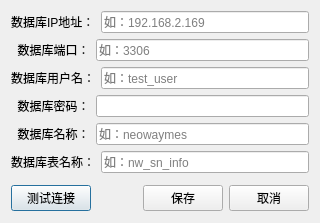
<?xml version="1.0" encoding="UTF-8"?>
<ui version="4.0">
 <class>MysqlInfoPopDlg</class>
 <widget class="QDialog" name="MysqlInfoPopDlg">
  <property name="geometry">
   <rect>
    <x>0</x>
    <y>0</y>
    <width>320</width>
    <height>223</height>
   </rect>
  </property>
  <property name="windowTitle">
   <string>数据库信息</string>
  </property>
  <layout class="QVBoxLayout" name="verticalLayout_2" stretch="1,0">
   <property name="topMargin">
    <number>5</number>
   </property>
   <property name="bottomMargin">
    <number>5</number>
   </property>
   <item>
    <layout class="QVBoxLayout" name="verticalLayout">
     <property name="spacing">
      <number>6</number>
     </property>
     <property name="leftMargin">
      <number>0</number>
     </property>
     <property name="topMargin">
      <number>0</number>
     </property>
     <property name="rightMargin">
      <number>0</number>
     </property>
     <property name="bottomMargin">
      <number>0</number>
     </property>
     <item>
      <layout class="QHBoxLayout" name="horizontalLayout">
       <item>
        <widget class="QLabel" name="label_DbIP">
         <property name="text">
          <string>数据库IP地址：</string>
         </property>
        </widget>
       </item>
       <item>
        <widget class="QLineEdit" name="lineEdit_DbIP">
         <property name="placeholderText">
          <string>如：192.168.2.169</string>
         </property>
        </widget>
       </item>
      </layout>
     </item>
     <item>
      <layout class="QHBoxLayout" name="horizontalLayout_2">
       <item>
        <widget class="QLabel" name="label_DbPort">
         <property name="text">
          <string>  数据库端口：</string>
         </property>
        </widget>
       </item>
       <item>
        <widget class="QLineEdit" name="lineEdit_DbPort">
         <property name="placeholderText">
          <string>如：3306</string>
         </property>
        </widget>
       </item>
      </layout>
     </item>
     <item>
      <layout class="QHBoxLayout" name="horizontalLayout_3">
       <item>
        <widget class="QLabel" name="label_DbUserName">
         <property name="text">
          <string>数据库用户名：</string>
         </property>
        </widget>
       </item>
       <item>
        <widget class="QLineEdit" name="lineEdit_DbUserName">
         <property name="placeholderText">
          <string>如：test_user</string>
         </property>
        </widget>
       </item>
      </layout>
     </item>
     <item>
      <layout class="QHBoxLayout" name="horizontalLayout_4">
       <item>
        <widget class="QLabel" name="label_DbPassword">
         <property name="text">
          <string>  数据库密码：</string>
         </property>
        </widget>
       </item>
       <item>
        <widget class="QLineEdit" name="lineEdit_DbPassword">
         <property name="echoMode">
          <enum>QLineEdit::Password</enum>
         </property>
        </widget>
       </item>
      </layout>
     </item>
     <item>
      <layout class="QHBoxLayout" name="horizontalLayout_5">
       <item>
        <widget class="QLabel" name="label_DbName">
         <property name="text">
          <string>  数据库名称：</string>
         </property>
        </widget>
       </item>
       <item>
        <widget class="QLineEdit" name="lineEdit_DbName">
         <property name="placeholderText">
          <string>如：neowaymes</string>
         </property>
        </widget>
       </item>
      </layout>
     </item>
     <item>
      <layout class="QHBoxLayout" name="horizontalLayout_6">
       <item>
        <widget class="QLabel" name="label_DbTableName">
         <property name="text">
          <string>数据库表名称：</string>
         </property>
        </widget>
       </item>
       <item>
        <widget class="QLineEdit" name="lineEdit_DbTableName">
         <property name="placeholderText">
          <string>如：nw_sn_info</string>
         </property>
        </widget>
       </item>
      </layout>
     </item>
    </layout>
   </item>
   <item>
    <layout class="QHBoxLayout" name="horizontalLayout_7">
     <item>
      <widget class="QPushButton" name="btn_test">
       <property name="text">
        <string>测试连接</string>
       </property>
      </widget>
     </item>
     <item>
      <spacer name="horizontalSpacer">
       <property name="orientation">
        <enum>Qt::Horizontal</enum>
       </property>
       <property name="sizeHint" stdset="0">
        <size>
         <width>40</width>
         <height>20</height>
        </size>
       </property>
      </spacer>
     </item>
     <item>
      <widget class="QPushButton" name="btn_ok">
       <property name="text">
        <string>保存</string>
       </property>
      </widget>
     </item>
     <item>
      <widget class="QPushButton" name="btn_cancel">
       <property name="text">
        <string>取消</string>
       </property>
      </widget>
     </item>
    </layout>
   </item>
  </layout>
 </widget>
 <resources/>
 <connections>
  <connection>
   <sender>btn_ok</sender>
   <signal>clicked()</signal>
   <receiver>MysqlInfoPopDlg</receiver>
   <slot>accept()</slot>
   <hints>
    <hint type="sourcelabel">
     <x>278</x>
     <y>253</y>
    </hint>
    <hint type="destinationlabel">
     <x>96</x>
     <y>254</y>
    </hint>
   </hints>
  </connection>
  <connection>
   <sender>btn_cancel</sender>
   <signal>clicked()</signal>
   <receiver>MysqlInfoPopDlg</receiver>
   <slot>reject()</slot>
   <hints>
    <hint type="sourcelabel">
     <x>369</x>
     <y>253</y>
    </hint>
    <hint type="destinationlabel">
     <x>179</x>
     <y>282</y>
    </hint>
   </hints>
  </connection>
 </connections>
</ui>
